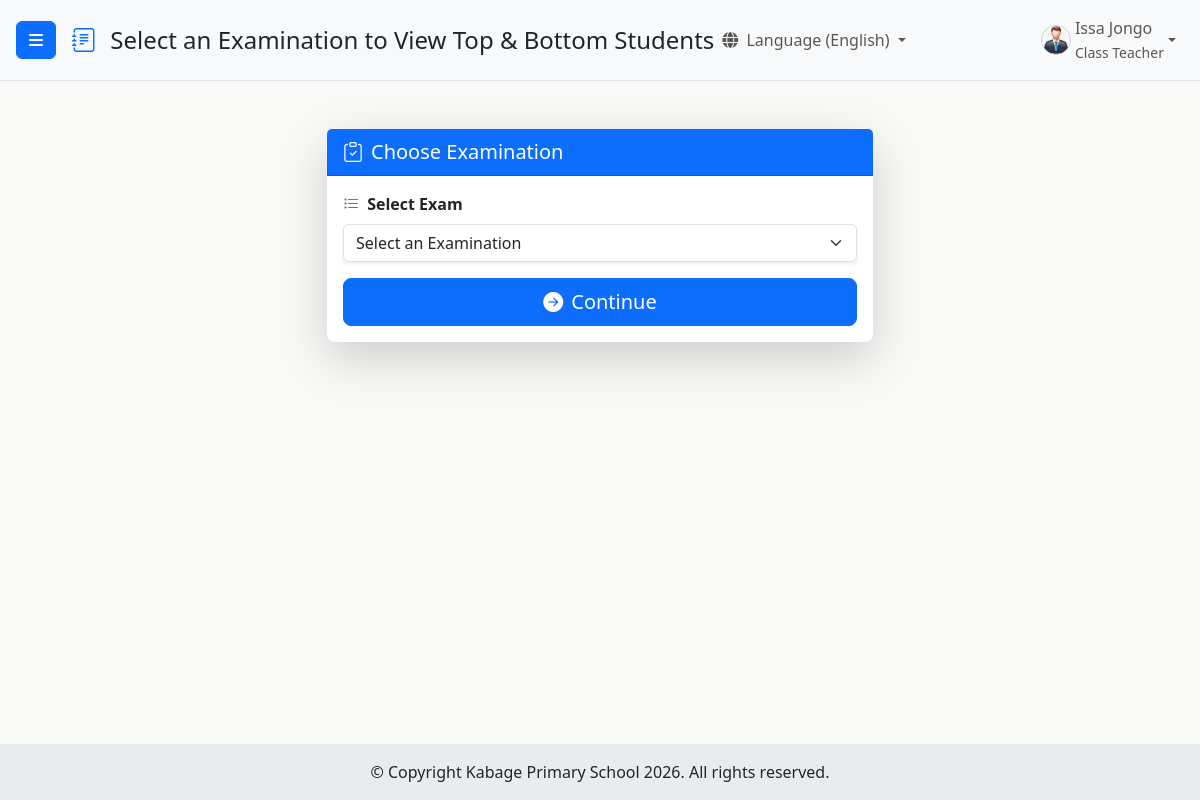
Page /reports/select-exam-for-top-bottom/ (signed in) on the committed database.
### users/models.py (models this page shows, shortened)
class CustomUser(AbstractUser):
    ROLE_CHOICES = (
        ('admin', 'Admin'),
        ('headteacher', 'Head Teacher'),
        ('class_teacher', 'Class Teacher'),
        ('academic_teacher', 'Academic Teacher'),
        ('statistic_teacher', 'Statistic Teacher'),
        ('subject_teacher', 'Subject Teacher'),
    )
    GENDER_CHOICES = (
        ('M', 'Male'),
        ('F', 'Female'),
        ('O', 'Other'), # Optional: for inclusivity
    )
    role = models.CharField(max_length=20, choices=ROLE_CHOICES, default='academic_teacher')
    is_approved = models.BooleanField(default=False)
    phone_regex = RegexValidator(regex=r'^\+?1?\d{9,15}$',
                                 message="Phone number must be entered in the format: '+999999999'. Up to 15 digits allowed.")
    phone_number = models.CharField(validators=[phone_regex],
                                    max_length=17,
                                    blank=True,
                                    null=True,
                                    unique=True
                                    )
    gender = models.CharField(max_length=1, choices=GENDER_CHOICES, blank=True, null=True)
    address = models.CharField(max_length=255, blank=True, null=True) # <-- ADD THIS FIELD if it's not there
    security_question_1 = models.CharField(max_length=255, blank=True, null=True)
    security_answer_1 = models.CharField(max_length=255, blank=True, null=True)
    security_question_2 = models.CharField(max_length=255, blank=True, null=True)
    security_answer_2 = models.CharField(max_length=255, blank=True, null=True)
    security_question_3 = models.CharField(max_length=255, blank=True, null=True)
    security_answer_3 = models.CharField(max_length=255, blank=True, null=True)
    security_questions_set = models.BooleanField(default=False)
    groups = models.ManyToManyField(
        Group,
        verbose_name=('groups'),
        blank=True,
        help_text=(
            'The groups this user belongs to. A user will get all permissions '
            'granted to each of their groups.'
        ),
        related_name="customuser_set",
        related_query_name="customuser",
    )
    user_permissions = models.ManyToManyField(
        Permission,
        verbose_name=('user permissions'),
        blank=True,
        help_text=('Specific permissions for this user.'),
        related_name="customuser_set",
        related_query_name="customuser",
    )

### reports/views.py (the view)
# urls.py: path('select-exam-for-top-bottom/', views.select_exam_for_top_bottom, name='select_exam_for_top_bottom'),
def select_exam_for_top_bottom(request):
    if request.method == 'POST':
        form = ExaminationSelectionForm(request.POST)
        if form.is_valid():
            examination_id = form.cleaned_data['examination'].id
            return redirect('reports:select_class_for_top_bottom', examination_id=examination_id)
    else:
        form = ExaminationSelectionForm()
    return render(request, 'reports/select_exam_for_top_bottom.html', {'form': form})

### reports/forms.py
class ExaminationSelectionForm(forms.Form):
    examination = forms.ModelChoiceField(
        queryset=Examination.objects.all().order_by('-date'),
        empty_label="Select an Examination",
        label="Select Exam"
    )

### students/models.py (called while the page is built)
    def __str__(self):
        return f"{self.get_name_display()} ({self.get_term_display()} - {self.academic_year})"

### reports/templates/reports/select_exam_for_top_bottom.html (shortened to what this page needs)
{% extends 'base.html' %}
{% load widget_tweaks %}
{% load i18n %}
{% block page_heading %}
    <i class="bi bi-journal-text text-primary me-2"></i>
    Select an Examination to View Top & Bottom Students
{% endblock %}
{% block content %}
<div class="container py-4">
    <div class="row justify-content-center">
        <div class="col-md-6">
            <div class="card shadow-lg border-0 rounded-3">
                <div class="card-header bg-primary text-white d-flex align-items-center">
                    <i class="bi bi-clipboard-check me-2 fs-5"></i>
                    <h5 class="mb-0">Choose Examination</h5>
                </div>
                <div class="card-body">
                    <form method="post" action="{% url 'reports:select_exam_for_top_bottom' %}">
                        <div class="mb-3">
                            <label for="{{ form.examination.id_for_label }}" class="form-label fw-semibold">
                                <i class="bi bi-list-task me-1 text-secondary"></i> {{ form.examination.label }}
                            </label>
                            {% render_field form.examination class="form-select shadow-sm" %}
                        </div>
                        <div class="d-grid">
                            <button type="submit" class="btn btn-primary btn-lg d-flex align-items-center justify-content-center">
                                <i class="bi bi-arrow-right-circle-fill me-2"></i> Continue
                            </button>
                        </div>
                    </form>
                </div>
            </div>
        </div>
    </div>
</div>
{% endblock %}

### templates/base.html (shortened to what this page needs)
{% load static %}
{% load i18n %}
<!DOCTYPE html>
<html lang="en">
<head>
    <link href="https://cdn.jsdelivr.net/npm/bootstrap@5.3.3/dist/css/bootstrap.min.css" rel="stylesheet">
    <link rel="stylesheet" href="https://cdn.jsdelivr.net/npm/bootstrap-icons@1.10.5/font/bootstrap-icons.css">
    <link rel="stylesheet" href="https://cdnjs.cloudflare.com/ajax/libs/font-awesome/6.5.2/css/all.min.css" />
    {% block dashboard_css %}
        <link rel="stylesheet" href="{% static 'users/css/dashboard.css' %}">
    {% endblock %}
</head>
<body class="d-flex flex-column min-vh-100">
    {% block body_content %}
        <div class="d-flex flex-grow-1" id="wrapper">
            <div id="page-content-wrapper" class="flex-grow-1 d-flex flex-column">
                <nav class="navbar navbar-expand-lg navbar-light bg-light border-bottom">
                    <button class="btn btn-primary" id="menu-toggle">
                        <i class="fas fa-bars"></i>
                    </button>
                    <h4 class="ms-3 my-0">{% block page_heading %}Welcome!{% endblock %}</h4>
                    {% get_current_language as LANGUAGE_CODE %}
                <div class="collapse navbar-collapse" id="navbarSupportedContent">
                    <ul class="navbar-nav me-auto mt-2 mt-lg-0">
                        <li class="nav-item dropdown">
                            <a class="nav-link dropdown-toggle" href="#" id="navbarDropdownLanguage" role="button" data-bs-toggle="dropdown" aria-expanded="false">
                                <i class="fas fa-globe me-1"></i>
                                {% if LANGUAGE_CODE == 'en' %}{% translate "Language" %} (English){% else %}{% translate "Language" %} (Kiswahili){% endif %}
                            </a>
                                {% get_language_info for 'en' as lang_en %}
                                {% get_language_info for 'sw' as lang_sw %}
                        </li>
                    </ul>
                    <ul class="navbar-nav mt-2 mt-lg-0">
                        {% if user.is_authenticated %}
                            <li class="nav-item dropdown">
                                <a class="nav-link dropdown-toggle d-flex align-items-center" href="#" id="navbarDropdownDashboard" role="button" data-bs-toggle="dropdown" data-bs-display="static" aria-expanded="false">
                                    {% if user.gender == 'M' %}
                                        <img src="{% static 'users/img/male_icon.png' %}" alt="Male User Icon" class="rounded-circle me-1" style="width: 30px; height: 30px; object-fit: cover;">
                                    {% elif user.gender == 'F' %}
                                        <img src="{% static 'users/img/female_icon.png' %}" alt="Female User Icon" class="rounded-circle me-1" style="width: 30px; height: 30px; object-fit: cover;">
                                    {% else %}
                                        <i class="fas fa-user me-1"></i>
                                    {% endif %}
                                    <span>
                                        {% if user.first_name and user.last_name %}
                                            {{ user.first_name }} {{ user.last_name }}
                                        {% else %}
                                            {{ user.username }}
                                        {% endif %}
                                        {% if user.role %}
                                            <br><small>{{ user.get_role_display }}</small>
                                        {% endif %}
                                    </span>
                                </a>
                            </li>
                        {% else %}
                            <li class="nav-item">
                                <a class="nav-link" href="{% url 'login' %}">{% translate "Login" %}</a>
                            </li>
                        {% endif %}
                    </ul>
                </div>
                </nav>
                <div id="main-content-area" class="flex-grow-1 overflow-auto">
                    {% block content %}{% endblock %}
                </div>
            </div>
        </div>
    {% endblock body_content %}
    <footer id="main-site-footer" class="text-dark text-center py-3">
        <div class="container-fluid">
            <p class="mb-0">&copy; Copyright Kabage Primary School {% now "Y" %}. All rights reserved.</p>
        </div>
    </footer>
</body>
</html>

### users/static/users/css/dashboard.css (style rules this page uses)
html, body { height: 100%; margin: 0; padding: 0; font-family: 'Segoe UI', Tahoma, Geneva, Verdana, sans-serif; overflow-x: hidden; }
body { display: flex; flex-direction: column; min-height: 100vh; }
#wrapper { display: flex; flex-grow: 1; width: 100%; overflow: hidden; }
#page-content-wrapper { display: flex; flex-direction: column; flex-grow: 1; overflow-x: hidden; width: 100%; transition: margin .25s ease-out; }
#main-content-area { flex-grow: 1; padding: 1.5rem; background-color: #f9faf8; padding-bottom: 70px; }
@media (min-width: 768px) { #page-content-wrapper { width: calc(100% - 250px); } }
#page-content-wrapper .navbar { padding: 0.5rem 1rem; }
.navbar-nav .nav-item .nav-link img { border: 1px solid #ccc; }
#main-site-footer { background-color: #e9ecef; color: #343a40; text-align: center; padding: 1rem 0; width: 100%; flex-shrink: 0; z-index: 10; }
.card { border: 1px solid rgba(0,0,0,.125); border-radius: 0.25rem; background-color: #fff; box-shadow: 0 0.125rem 0.25rem rgba(0,0,0,.075); height: 100%; display: flex; flex-direction: column; }
#wrapper { display: flex; }
#page-content-wrapper { min-width: 0; width: 100%; display: flex; flex-direction: column; }

### rows in the picture
CustomUser: first_name "Issa", last_name "Jongo", role "Class Teacher"
